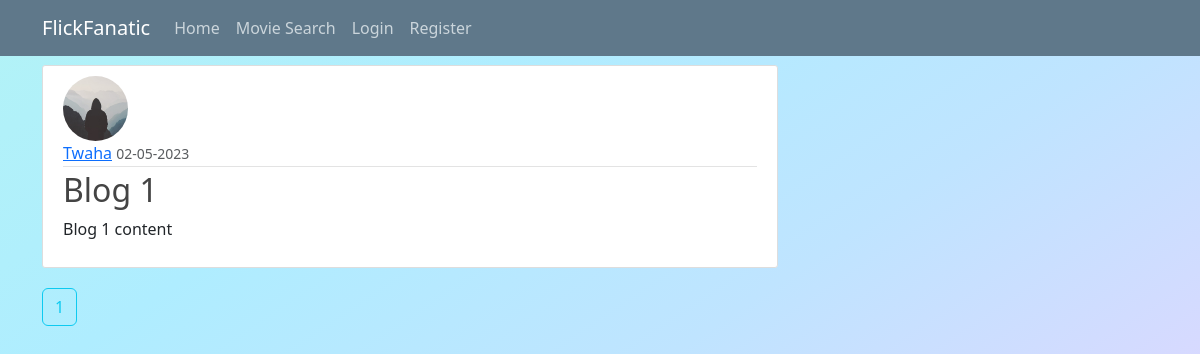
The app's page /home, older data.
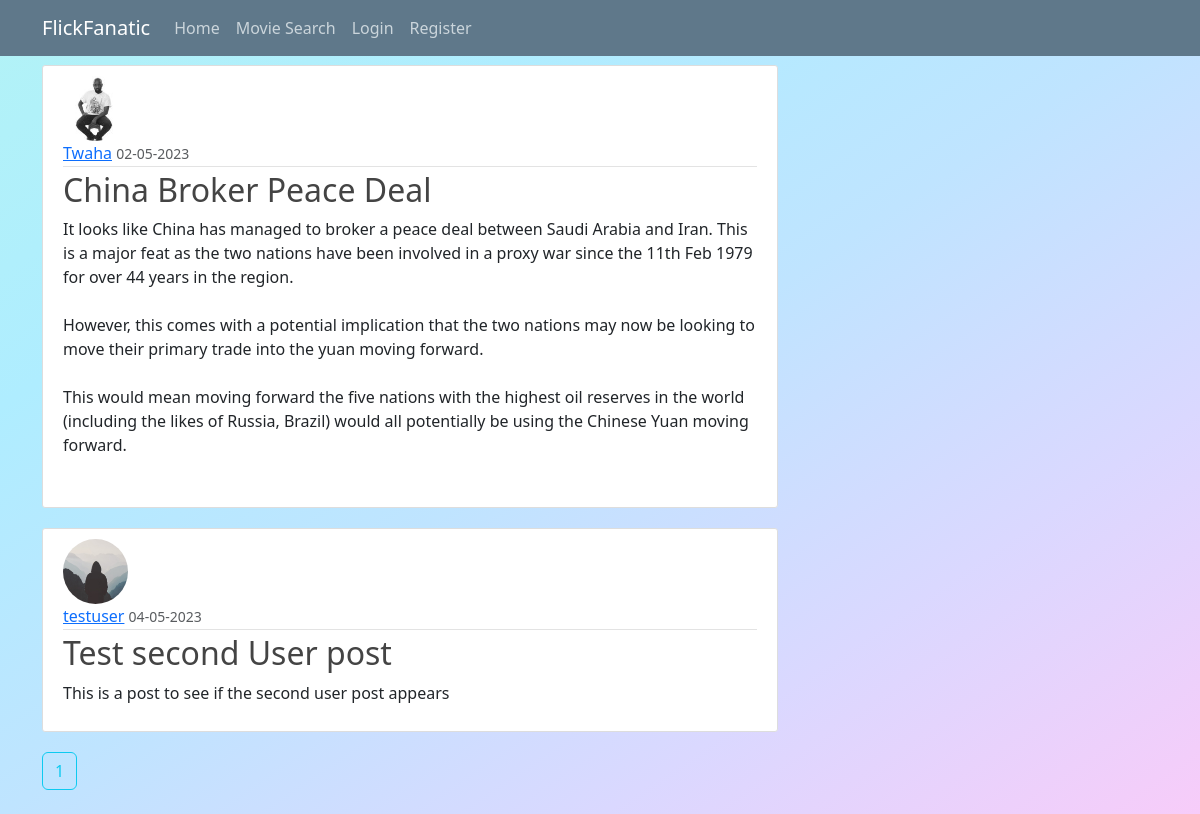
The same page, newer data.
### flickfanatic/models.py (models this page shows, shortened)
class Post(db.Model):
    id = db.Column(db.Integer, primary_key=True)
    title = db.Column(db.String(100), nullable=False)
    date_posted = db.Column(db.DateTime, nullable=False, default=datetime.utcnow)
    content = db.Column(db.Text, nullable=False)
    user_id = db.Column(db.Integer, db.ForeignKey('user.id'), nullable=False)

class User(db.Model, UserMixin):
    id = db.Column(db.Integer, primary_key=True)
    username = db.Column(db.String(20), unique=True, nullable=False)
    email = db.Column(db.String(120), unique=True, nullable=False)
    image_file = db.Column(db.String(20), nullable=False, default='default.jpg')
    password = db.Column(db.String(60), nullable=False)
    posts = db.relationship('Post', backref='author', lazy=True)

### flickfanatic/routes.py (the view)
@app.route("/")
@app.route("/home")
def home():
    page = request.args.get('page', 1, type=int)
    posts = Post.query.paginate(page=page, per_page=5)
    return render_template('home.html', posts=posts)

### flickfanatic/templates/home.html (shortened to what this page needs)
{% extends "base.html" %}
{% block content %}
    {% for post in posts.items %}
        <article class="media content-section">
            <img class="rounded-circle article-img" src="{{ url_for('static', filename='profile_pics/' + post.author.image_file) }}">
            <div class="media-body">
                <div class="article-metadata">
                    <a class="mr-2" href="#">{{ post.author.username }}</a>
                    <small class="text-muted">{{ post.date_posted.strftime('%d-%m-%Y') }}</small>
                </div>
                <h2><a class="article-title" href="{{ url_for('post', post_id=post.id) }}">{{ post.title }}</a></h2>
                <p class="article-content">{{ post.content }}</p>
            </div>
        </article>
    {% endfor %}
    {% for page_num in posts.iter_pages(left_edge=1, right_edge=1, left_current=1, right_current=2) %}
        {% if page_num %}
            {% if posts.page == page_num %}
                <a class="btn btn-outline-info mb-4" href="{{ url_for('home', page=page_num) }}">{{ page_num }}</a>
            {% else %}
                <a class="btn btn-outline-secondary mb-4" href="{{ url_for('home', page=page_num) }}">{{ page_num }}</a>
            {% endif %}
        {% else %}
            ...
        {% endif %}
    {% endfor %}
{% endblock %}

### flickfanatic/templates/base.html (shortened to what this page needs)
<!DOCTYPE html>
<html lang="en">
<head>
  <link rel="stylesheet" type="text/css" href="{{ url_for('static',filename='styles/style.css') }}">
  <link href="https://cdn.jsdelivr.net/npm/bootstrap@5.3.0-alpha3/dist/css/bootstrap.min.css" rel="stylesheet">
</head>
<body>
    <header class="site-header">
      <nav class="navbar navbar-expand-md navbar-dark bg-steel fixed-top">
        <div class="container">
          <a class="navbar-brand mr-4" href="/">FlickFanatic</a>
          <div class="collapse navbar-collapse justify-content-end-collapse" id="navbarSupportedContent">
            <div class="navbar-nav mr-auto">
              <a class="nav-item nav-link" href="{{ url_for('home') }}">Home</a>
              <a class="nav-item nav-link" href="{{ url_for('search') }}">Movie Search</a>
            </div>
            <div class="navbar-nav">
              {% if current_user.is_authenticated %}
                <a class="nav-item nav-link" href="{{ url_for('new_post') }}">New Post</a>
                <a class="nav-item nav-link" href="{{ url_for('account') }}">Account</a>
                <a class="nav-item nav-link" href="{{ url_for('logout') }}">Logout</a>
              {% else %}
                <a class="nav-item nav-link" href="{{ url_for('login') }}">Login</a>
                <a class="nav-item nav-link" href="{{ url_for('register') }}">Register</a>
              {% endif %}
            </div>
          </div>
        </div>
      </nav>
    </header>
    <main role="main" class="container">
      <div class="row">
        <div class="col-md-8">
          {% block content %}{% endblock %}
        </div>
      </div>
    </main>
</body>
</html>

### flickfanatic/static/styles/style.css (style rules this page uses)
html { height: 100%; }
body { background-image: linear-gradient(to left top, #f7ccf9, #dad8ff, #bfe4ff, #afedff, #b2f3f6); margin-top: 5rem; padding-top: 65px; height: 100%; margin: 0; background-repeat: no-repeat; background-attachment: fixed; }
h1,h2,h3,h4,h5,h6 { color: #444444; }
.bg-steel { background-color: #5f788a; }
.site-header .navbar-nav .nav-link { color: #cbd5db; }
.content-section { background: #ffffff; padding: 10px 20px; border: 1px solid #dddddd; border-radius: 3px; margin-bottom: 20px; }
.article-title { color: #444444; text-decoration: none; }
.article-content { white-space: pre-line; }
.article-img { height: 65px; width: 65px; margin-right: 16px; }
.article-metadata { padding-bottom: 1px; margin-bottom: 4px; border-bottom: 1px solid #e3e3e3; }

Row changes from the older to the newer data that the page shows:
changed Post "Twaha": image_file: picture added in place of a placeholder; title "Blog 1" → "China Broker Peace Deal"; content "Blog 1 content" → "It looks like China has managed to broker a peace deal between Saudi Arabia and Iran. This is a major feat as the two nations have been involved in a proxy war since the 11th Feb 1979 for over 44 years in the region. However, this comes with a potential implication that the two nations may now be looking to move their primary trade into the yuan moving forward. This would mean moving forward the five nations with the highest oil reserves in the world (including the likes of Russia, Brazil) would all potentially be using the Chinese Yuan moving forward."
added Post: image_file (placeholder picture), author.username "testuser", date_posted "04-05-2023", title "Test second User post", content "This is a post to see if the second user post appears"
